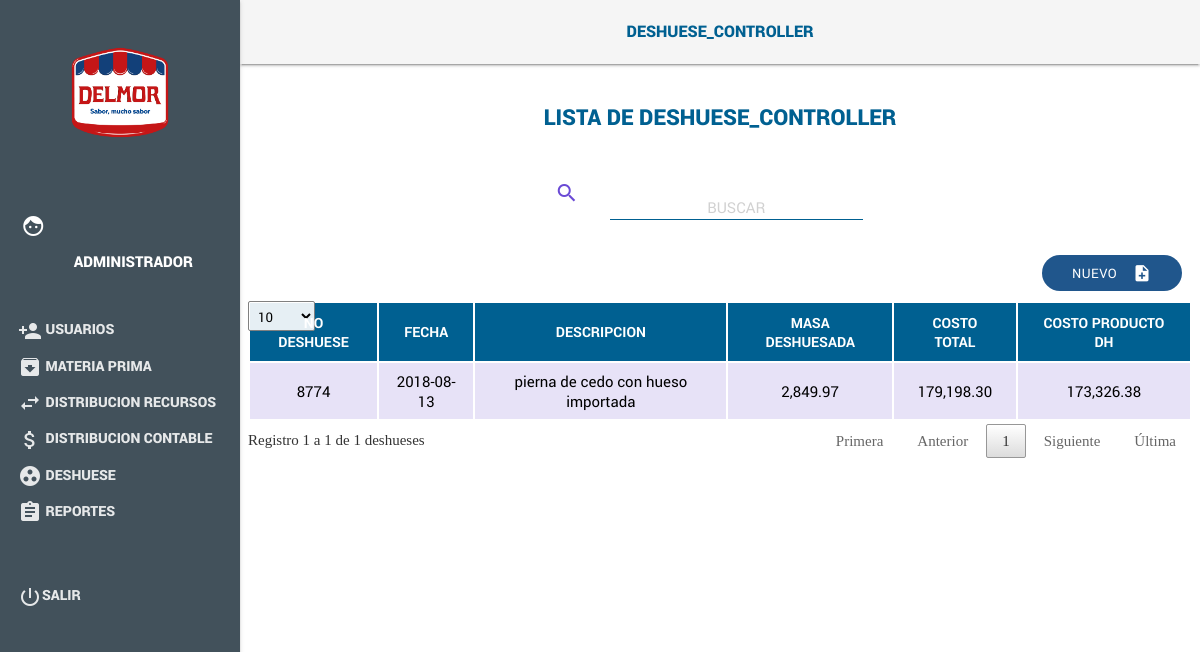
/index.php/deshuese_controller, run on the app's committed database.
### tables this page shows
CREATE TABLE `encabezado_deshuese` (
  `Id` int(11) NOT NULL AUTO_INCREMENT,
  `No_DH` varchar(255) DEFAULT NULL,
  `Fecha` date DEFAULT NULL,
  `Descripcion_DH` varchar(255) DEFAULT NULL,
  `Precio_Bruto` double DEFAULT NULL,
  `Costo_Total` double DEFAULT NULL,
  `Costo_Prod_DH` double DEFAULT NULL,
  `Gasto_MOD` double DEFAULT NULL,
  `GI` double DEFAULT NULL,
  `Id_Dis_Cont` int(11) DEFAULT NULL,
  PRIMARY KEY (`Id`)
);

### application/controllers/Deshuese_controller.php (called while the page is built, shortened)
<?php
class Deshuese_controller extends CI_Controller
{
    function __construct()
    {
        $this->load->library("session");
        $this->load->model("Deshuese_model");
    }
    public function index()
    {
        $data["mp"] = $this->Deshuese_model->getmateriaPrima();
        $data["ds"] = $this->Deshuese_model->getInfoDeshuese();
        $this->load->view("header/header");
        $this->load->view("pages/menu");
        $this->load->view("Deshuese/Deshuese",$data);
        $this->load->view("footer/footer");
        $this->load->view("jsview/jsDeshuese");
    }
}
?>

### index.php (called while the page is built, shortened)
<?php
require_once BASEPATH.'core/CodeIgniter.php';

### application/models/Deshuese_model.php (called while the page is built, shortened)
<?php
class Deshuese_model extends CI_Model
{
    public function getInfoDeshuese()
    {
        $query = $this->db->get("view_Deshuese");
        if ($query->num_rows() > 0)
        {
            return $query->result_array();
        }
        return 0;
    }
}
?>

### application/views/Deshuese/Deshuese.php (the view, shortened to what this page needs)
<header class="demo-header mdl-layout__header ">
    <div class="centrado  ColorHeader"><span class=" title"><?php echo $this->uri->segment(1);?></span></div>
</header>
<main class="mdl-layout__content mdl-color--grey-100">
    <div class="mdl-grid demo-content">
        <div class="row TextColor center">lista de <?php echo $this->uri->segment(1);?></div>
        <div class="row" style="width:100%">
            <div class="container">
                <div class="Buscar row column">
                    <div class="col s1 m1 l1 offset-l3 offset-m2"><i class="material-icons ColorS">search</i></div>
                    <div class="input-field col s11 m6 l5">
                        <input  id="searchMain" type="text" placeholder="Buscar" class="validate mayuscula">
                    </div>
                </div>
            </div>
            <div style="margin-right: 10px; margin-bottom: 10px;" class="right m12" id="">
                <button id="btnNewDeshuese" class="Btnadd btn waves-effect waves-light">Nuevo
                    <i class="material-icons right">note_add</i>
                </button>
            </div>
            <div class="row center">
                <table class="table striped RobotoR" id="tblDeshueses">
                    <thead>
                    <tr>
                        <th>No Deshuese</th>
                        <th>Fecha</th>
                        <th>Descripcion</th>
                        <th>Masa Deshuesada</th>
                        <th>Costo Total</th>
                        <th>Costo Producto DH</th>
                    </tr>
                    </thead>
                    <tbody>
                    <?php
                        if(!$ds)
                        {}else{
                            foreach ($ds as $key) {
                                echo "
                                    <tr>
                                      <td>".$key["No_DH"]."</td>
                                      <td>".$key["Fecha"]."</td>
                                      <td>".$key["Descripcion_DH"]."</td>
                                      <td>".number_format($key["Masa_Deshuesada"],2)."</td>
                                      <td>".number_format($key["Costo_Total"],2)."</td>
                                      <td>".number_format($key["Costo_Prod_DH"],2)."</td>
                                    </tr>
                                ";
                            }
                        }
                    ?>
                    </tbody>
                </table>
            </div>
        </div>
    </div>
</main>

### assets/js/fuente.css (style rules this page uses)
.material-icons { font-family: 'Material Icons'; font-weight: normal; font-style: normal; font-size: 24px; display: inline-block; line-height: 1; text-transform: none; letter-spacing: normal; word-wrap: normal; white-space: nowrap; direction: ltr; -webkit-font-smoothing: antialiased; text-rendering: optimizeLegibility; -moz-osx-font-smoothing: grayscale; font-feature-settings: 'liga'; }

### assets/css/styles.css (style rules this page uses)
.ColorHeader { background:whitesmoke; color: #006091; margin-top: 20px; text-align: center; }
.title { font-family: 'robotoblack'; color: #006091; font-size: 16px; text-transform: uppercase; font-weight: 500; }
.TextColor { color: #006091; font-family: 'robotoblack'; font-size: 22px; margin-top: 30px; text-transform: uppercase; }
.column { margin-top: 30px; }
.Btnadd { text-align: center; border-radius: 20px; background: #20568c; font-family: 'robotoregular'; font-weight: 500; font-size: 13px; transition: 0.5s; }
.ColorS { color: #6a4ad5; }
table tr:nth-child(odd) { background-color: #e7e2f7!important; }
table th { background: #006091; color: #fff; font-size: 14px; font-family: 'robotobold'; }
.RobotoR { font-family: 'robotoregular'; }
.mayuscula { text-transform: uppercase!important; }
.row { width: 100%!important; }
table { border-collapse: separate !important; border-spacing: 1px; }
table thead tr th { text-transform: uppercase; }

### data on the page
encabezado_deshuese: No_DH "8774", Fecha "2018-08-13", Descripcion_DH "pierna de cedo con hueso importada", Masa_Deshuesada "2,849.97", Costo_Total "179,198.30", Costo_Prod_DH "173,326.38"

### other printed values
$this->uri->segment(1) "DESHUESE_CONTROLLER"
